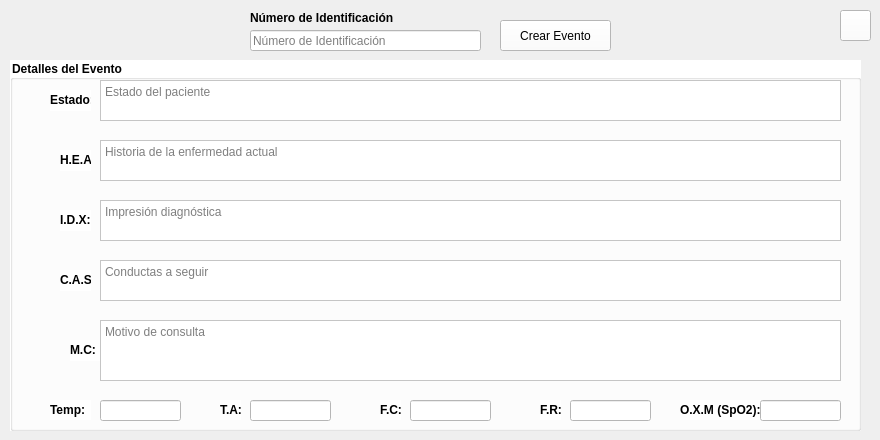
    <widget class="QWidget" name="tab">
     <attribute name="icon">
      <iconset>
       <normaloff>Recursos/img/comentario-alt.svg</normaloff>Recursos/img/comentario-alt.svg</iconset>
     </attribute>
     <attribute name="title">
      <string>Eventos</string>
     </attribute>
     <widget class="QPushButton" name="btnCrearEvento">
      <property name="geometry">
       <rect>
        <x>500</x>
        <y>20</y>
        <width>111</width>
        <height>31</height>
       </rect>
      </property>
      <property name="font">
       <font>
        <family>MS Shell Dlg 2</family>
        <pointsize>9</pointsize>
        <weight>9</weight>
        <italic>false</italic>
        <bold>false</bold>
       </font>
      </property>
      <property name="styleSheet">
       <string notr="true">background-color: rgb(255, 255, 255);
font: 75 9pt &quot;MS Shell Dlg 2&quot;;</string>
      </property>
      <property name="text">
       <string>Crear Evento</string>
      </property>
      <property name="icon">
       <iconset>
        <normaloff>../img/agregar.svg</normaloff>../img/agregar.svg</iconset>
      </property>
      <property name="iconSize">
       <size>
        <width>21</width>
        <height>21</height>
       </size>
      </property>
     </widget>
     <widget class="QLabel" name="label_17">
      <property name="geometry">
       <rect>
        <x>250</x>
        <y>10</y>
        <width>191</width>
        <height>16</height>
       </rect>
      </property>
      <property name="text">
       <string>&lt;html&gt;&lt;head/&gt;&lt;body&gt;&lt;p&gt;&lt;span style=&quot; font-weight:600;&quot;&gt;Número de Identificación&lt;/span&gt;&lt;/p&gt;&lt;/body&gt;&lt;/html&gt;</string>
      </property>
     </widget>
     <widget class="QLineEdit" name="text_identificacion_2">
      <property name="enabled">
       <bool>true</bool>
      </property>
      <property name="geometry">
       <rect>
        <x>250</x>
        <y>30</y>
        <width>231</width>
        <height>21</height>
       </rect>
      </property>
      <property name="styleSheet">
       <string notr="true">background-color: rgb(255, 255, 255);</string>
      </property>
      <property name="text">
       <string/>
      </property>
      <property name="placeholderText">
       <string>Número de Identificación</string>
      </property>
     </widget>
     <widget class="QPushButton" name="btnLimpiar_2">
      <property name="enabled">
       <bool>true</bool>
      </property>
      <property name="geometry">
       <rect>
        <x>840</x>
        <y>10</y>
        <width>31</width>
        <height>31</height>
       </rect>
      </property>
      <property name="font">
       <font>
        <family>MS Shell Dlg 2</family>
        <pointsize>9</pointsize>
        <weight>9</weight>
        <italic>false</italic>
        <bold>false</bold>
       </font>
      </property>
      <property name="styleSheet">
       <string notr="true">background-color: rgb(255, 255, 255);
font: 75 9pt &quot;MS Shell Dlg 2&quot;;</string>
      </property>
      <property name="text">
       <string/>
      </property>
      <property name="icon">
       <iconset>
        <normaloff>../img/basura.svg</normaloff>../img/basura.svg</iconset>
      </property>
      <property name="iconSize">
       <size>
        <width>21</width>
        <height>21</height>
       </size>
      </property>
     </widget>
     <widget class="QGroupBox" name="groupBox_2">
      <property name="geometry">
       <rect>
        <x>10</x>
        <y>60</y>
        <width>851</width>
        <height>371</height>
       </rect>
      </property>
      <property name="font">
       <font>
        <weight>75</weight>
        <bold>true</bold>
       </font>
      </property>
      <property name="focusPolicy">
       <enum>Qt::TabFocus</enum>
      </property>
      <property name="layoutDirection">
       <enum>Qt::LeftToRight</enum>
      </property>
      <property name="styleSheet">
       <string notr="true">background-color: rgb(255, 255, 255);</string>
      </property>
      <property name="title">
       <string>Detalles del Evento</string>
      </property>
      <widget class="QLabel" name="labelEvento">
       <property name="enabled">
        <bool>true</bool>
       </property>
       <property name="geometry">
        <rect>
         <x>40</x>
         <y>30</y>
         <width>41</width>
         <height>21</height>
        </rect>
       </property>
       <property name="text">
        <string>&lt;html&gt;&lt;head/&gt;&lt;body&gt;&lt;p&gt;&lt;span style=&quot; font-weight:600;&quot;&gt;Estado:&lt;/span&gt;&lt;/p&gt;&lt;/body&gt;&lt;/html&gt;</string>
       </property>
      </widget>
      <widget class="QLabel" name="labelDescripcion">
       <property name="enabled">
        <bool>true</bool>
       </property>
       <property name="geometry">
        <rect>
         <x>60</x>
         <y>280</y>
         <width>31</width>
         <height>21</height>
        </rect>
       </property>
       <property name="text">
        <string>&lt;html&gt;&lt;head/&gt;&lt;body&gt;&lt;p&gt;&lt;span style=&quot; font-weight:600;&quot;&gt;M.C:&lt;/span&gt;&lt;/p&gt;&lt;/body&gt;&lt;/html&gt;</string>
       </property>
      </widget>
      <widget class="QTextEdit" name="text_Estado">
       <property name="geometry">
        <rect>
         <x>90</x>
         <y>20</y>
         <width>741</width>
         <height>41</height>
        </rect>
       </property>
       <property name="placeholderText">
        <string>Estado del paciente</string>
       </property>
      </widget>
      <widget class="QTextEdit" name="text_hea">
       <property name="geometry">
        <rect>
         <x>90</x>
         <y>80</y>
         <width>741</width>
         <height>41</height>
        </rect>
       </property>
       <property name="placeholderText">
        <string>Historia de la enfermedad actual</string>
       </property>
      </widget>
      <widget class="QLabel" name="labelEvento_2">
       <property name="enabled">
        <bool>true</bool>
       </property>
       <property name="geometry">
        <rect>
         <x>50</x>
         <y>90</y>
         <width>31</width>
         <height>21</height>
        </rect>
       </property>
       <property name="text">
        <string>&lt;html&gt;&lt;head/&gt;&lt;body&gt;&lt;p&gt;&lt;span style=&quot; font-weight:600;&quot;&gt;H.E.A:&lt;/span&gt;&lt;/p&gt;&lt;/body&gt;&lt;/html&gt;</string>
       </property>
      </widget>
      <widget class="QLabel" name="label_52">
       <property name="geometry">
        <rect>
         <x>40</x>
         <y>340</y>
         <width>41</width>
         <height>20</height>
        </rect>
       </property>
       <property name="text">
        <string>&lt;html&gt;&lt;head/&gt;&lt;body&gt;&lt;p&gt;&lt;span style=&quot; font-weight:600;&quot;&gt;Temp:&lt;/span&gt;&lt;/p&gt;&lt;/body&gt;&lt;/html&gt;</string>
       </property>
      </widget>
      <widget class="QLineEdit" name="text_temperatura">
       <property name="enabled">
        <bool>true</bool>
       </property>
       <property name="geometry">
        <rect>
         <x>90</x>
         <y>340</y>
         <width>81</width>
         <height>21</height>
        </rect>
       </property>
       <property name="styleSheet">
        <string notr="true">background-color: rgb(255, 255, 255);</string>
       </property>
       <property name="text">
        <string/>
       </property>
       <property name="frame">
        <bool>true</bool>
       </property>
       <property name="dragEnabled">
        <bool>false</bool>
       </property>
       <property name="readOnly">
        <bool>false</bool>
       </property>
      </widget>
      <widget class="QLineEdit" name="text_tensionArterial">
       <property name="enabled">
        <bool>true</bool>
       </property>
       <property name="geometry">
        <rect>
         <x>240</x>
         <y>340</y>
         <width>81</width>
         <height>21</height>
        </rect>
       </property>
       <property name="styleSheet">
        <string notr="true">background-color: rgb(255, 255, 255);</string>
       </property>
       <property name="text">
        <string/>
       </property>
       <property name="frame">
        <bool>true</bool>
       </property>
       <property name="dragEnabled">
        <bool>false</bool>
       </property>
       <property name="readOnly">
        <bool>false</bool>
       </property>
      </widget>
      <widget class="QLabel" name="label_53">
       <property name="geometry">
        <rect>
         <x>210</x>
         <y>340</y>
         <width>21</width>
         <height>20</height>
        </rect>
       </property>
       <property name="text">
        <string>&lt;html&gt;&lt;head/&gt;&lt;body&gt;&lt;p&gt;&lt;span style=&quot; font-weight:600;&quot;&gt;T.A:&lt;/span&gt;&lt;/p&gt;&lt;/body&gt;&lt;/html&gt;</string>
       </property>
      </widget>
      <widget class="QLineEdit" name="text_freCardiaca">
       <property name="enabled">
        <bool>true</bool>
       </property>
       <property name="geometry">
        <rect>
         <x>400</x>
         <y>340</y>
         <width>81</width>
         <height>21</height>
        </rect>
       </property>
       <property name="styleSheet">
        <string notr="true">background-color: rgb(255, 255, 255);</string>
       </property>
       <property name="text">
        <string/>
       </property>
       <property name="frame">
        <bool>true</bool>
       </property>
       <property name="dragEnabled">
        <bool>false</bool>
       </property>
       <property name="readOnly">
        <bool>false</bool>
       </property>
      </widget>
      <widget class="QLabel" name="label_54">
       <property name="geometry">
        <rect>
         <x>370</x>
         <y>340</y>
         <width>21</width>
         <height>20</height>
        </rect>
       </property>
       <property name="text">
        <string>&lt;html&gt;&lt;head/&gt;&lt;body&gt;&lt;p&gt;&lt;span style=&quot; font-weight:600;&quot;&gt;F.C:&lt;/span&gt;&lt;/p&gt;&lt;/body&gt;&lt;/html&gt;</string>
       </property>
      </widget>
      <widget class="QLineEdit" name="text_freRespiratoria">
       <property name="enabled">
        <bool>true</bool>
       </property>
       <property name="geometry">
        <rect>
         <x>560</x>
         <y>340</y>
         <width>81</width>
         <height>21</height>
        </rect>
       </property>
       <property name="styleSheet">
        <string notr="true">background-color: rgb(255, 255, 255);</string>
       </property>
       <property name="text">
        <string/>
       </property>
       <property name="frame">
        <bool>true</bool>
       </property>
       <property name="dragEnabled">
        <bool>false</bool>
       </property>
       <property name="readOnly">
        <bool>false</bool>
       </property>
      </widget>
      <widget class="QLabel" name="label_55">
       <property name="geometry">
        <rect>
         <x>530</x>
         <y>340</y>
         <width>21</width>
         <height>20</height>
        </rect>
       </property>
       <property name="text">
        <string>&lt;html&gt;&lt;head/&gt;&lt;body&gt;&lt;p&gt;&lt;span style=&quot; font-weight:600;&quot;&gt;F.R:&lt;/span&gt;&lt;/p&gt;&lt;/body&gt;&lt;/html&gt;</string>
       </property>
      </widget>
      <widget class="QTextEdit" name="text_impDiagnostica">
       <property name="geometry">
        <rect>
         <x>90</x>
         <y>140</y>
         <width>741</width>
         <height>41</height>
        </rect>
       </property>
       <property name="placeholderText">
        <string>Impresión diagnóstica</string>
       </property>
      </widget>
      <widget class="QLabel" name="label_56">
       <property name="geometry">
        <rect>
         <x>670</x>
         <y>340</y>
         <width>81</width>
         <height>20</height>
        </rect>
       </property>
       <property name="text">
        <string>&lt;html&gt;&lt;head/&gt;&lt;body&gt;&lt;p&gt;&lt;span style=&quot; font-weight:600;&quot;&gt;O.X.M (SpO2):&lt;/span&gt;&lt;/p&gt;&lt;/body&gt;&lt;/html&gt;</string>
       </property>
      </widget>
      <widget class="QLineEdit" name="text_oxigenacion">
       <property name="enabled">
        <bool>true</bool>
       </property>
       <property name="geometry">
        <rect>
         <x>750</x>
         <y>340</y>
         <width>81</width>
         <height>21</height>
        </rect>
       </property>
       <property name="styleSheet">
        <string notr="true">background-color: rgb(255, 255, 255);</string>
       </property>
       <property name="text">
        <string/>
       </property>
       <property name="frame">
        <bool>true</bool>
       </property>
       <property name="dragEnabled">
        <bool>false</bool>
       </property>
       <property name="readOnly">
        <bool>false</bool>
       </property>
      </widget>
      <widget class="QTextEdit" name="text_motivoConsulta">
       <property name="geometry">
        <rect>
         <x>90</x>
         <y>260</y>
         <width>741</width>
         <height>61</height>
        </rect>
       </property>
       <property name="placeholderText">
        <string>Motivo de consulta</string>
       </property>
      </widget>
      <widget class="QTextEdit" name="text_conductaSeguir">
       <property name="geometry">
        <rect>
         <x>90</x>
         <y>200</y>
         <width>741</width>
         <height>41</height>
        </rect>
       </property>
       <property name="placeholderText">
        <string>Conductas a seguir</string>
       </property>
      </widget>
      <widget class="QLabel" name="labelDescripcion_4">
       <property name="enabled">
        <bool>true</bool>
       </property>
       <property name="geometry">
        <rect>
         <x>50</x>
         <y>210</y>
         <width>31</width>
         <height>21</height>
        </rect>
       </property>
       <property name="text">
        <string>&lt;html&gt;&lt;head/&gt;&lt;body&gt;&lt;p&gt;&lt;span style=&quot; font-weight:600;&quot;&gt;C.A.S:&lt;/span&gt;&lt;/p&gt;&lt;/body&gt;&lt;/html&gt;</string>
       </property>
      </widget>
      <widget class="QLabel" name="labelEvento_3">
       <property name="enabled">
        <bool>true</bool>
       </property>
       <property name="geometry">
        <rect>
         <x>50</x>
         <y>150</y>
         <width>31</width>
         <height>21</height>
        </rect>
       </property>
       <property name="text">
        <string>&lt;html&gt;&lt;head/&gt;&lt;body&gt;&lt;p&gt;&lt;span style=&quot; font-weight:600;&quot;&gt;I.D.X:&lt;/span&gt;&lt;/p&gt;&lt;/body&gt;&lt;/html&gt;</string>
       </property>
      </widget>
     </widget>
     <zorder>groupBox_2</zorder>
     <zorder>btnCrearEvento</zorder>
     <zorder>label_17</zorder>
     <zorder>text_identificacion_2</zorder>
     <zorder>btnLimpiar_2</zorder>
    </widget>
